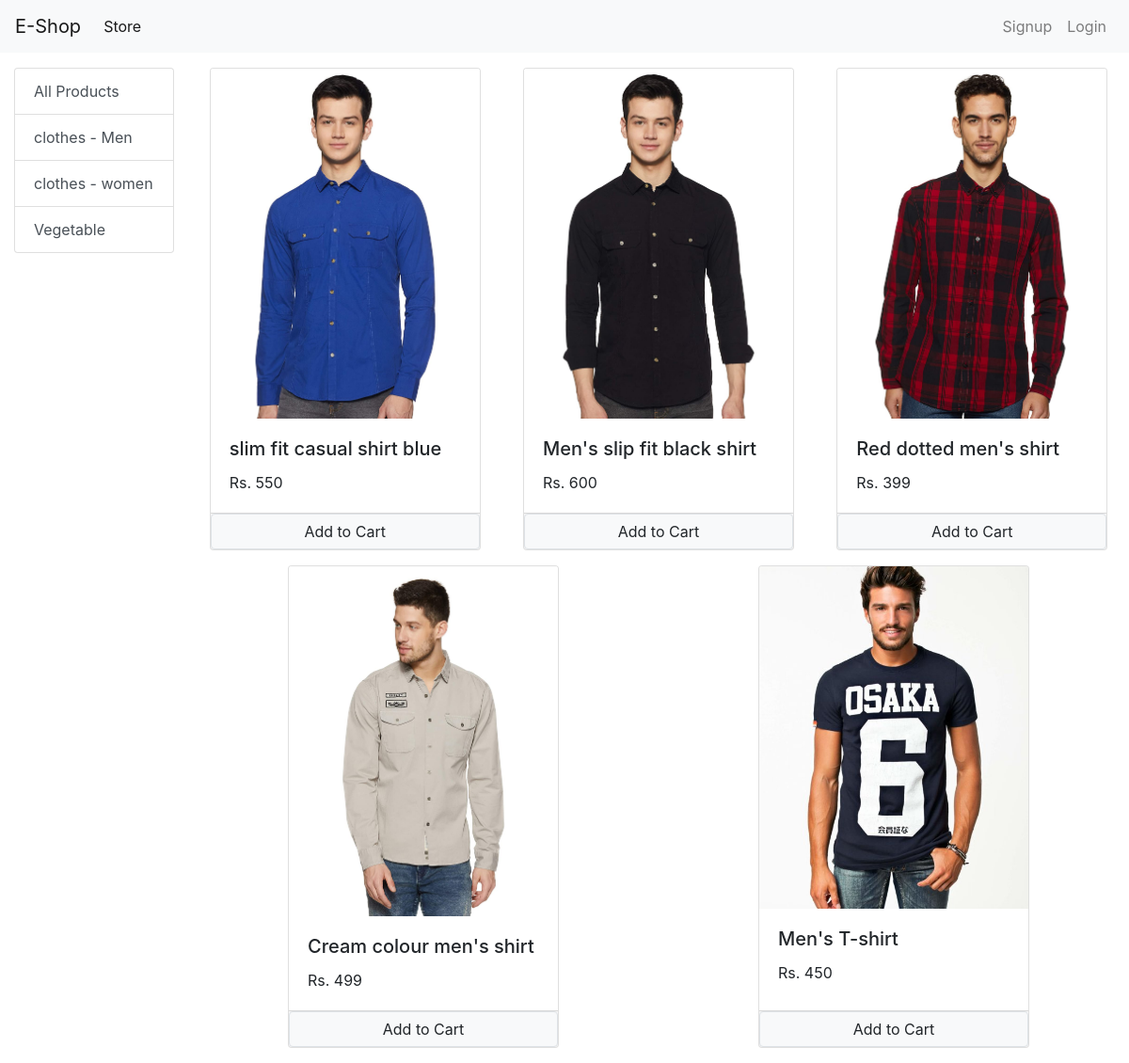
/?category=1, run on the app's committed database.
### store/models.py (models this page shows, shortened)
class Category(models.Model):
    name = models.CharField(max_length=50)
    def __str__(self):
        return self.name
    @staticmethod
    def get_all_category():
        return Category.objects.all()

class Product(models.Model):
    name = models.CharField(max_length=50)
    price = models.IntegerField(default=0)
    category = models.ForeignKey(Category, on_delete=models.CASCADE, default=1)
    description = models.CharField(max_length=200, default='')
    image = models.ImageField(upload_to='uploads/products/')
    @staticmethod
    def get_all_products_by_category_id(category_id):
        print(f"inside func with id-- {category_id}")
        if category_id:
            return Product.objects.filter(category = category_id)
        else:
            return Product.get_all_products()

### store/views.py (the view, shortened to what this page needs)
# urls.py: path('', Index_page.as_view(), name="index"),
class Index_page(View):
    def get(self, request):
        print(f"Request method ===== {request.method}")
        cart = request.session.get('cart')
        if not cart:
            request.session['cart'] = {}
        products = None
        categories = Category.get_all_category()
        category_id = request.GET.get('category')
        print(f"category id = {category_id}")
        if category_id:
            products = Product.get_all_products_by_category_id(category_id)
        else:
            products = Product.get_all_products()
        data = {}
        data['products'] = products
        data['categories'] = categories
        print(f"Email id customer : {request.session.get('email')}")
        print(f"Data are == {data}")
        return render(request, 'index.html',data)

### store/templatetags/cart.py (called while the page is built)
@register.filter(name='is_in_cart')
def is_in_cart(product, cart):
    keys = cart.keys()
    for id in keys:
        if int(id) == product.id:
            return True
    return False

### store/templatetags/custom_filter.py (called while the page is built)
@register.filter(name='currency')
def currency(number):
    return "Rs. "+str(number)

### store/templates/index.html (shortened to what this page needs)
{% extends 'base.html' %}
{% block content %}
{% load cart %}
{% load custom_filter %}
<div class="container-fluid mt-3">
    <div class="row">
        <div class="col-lg-2 mx-auto">
            <ul class="list-group">
                <a href="/" class="list-group-item list-group-item-action">All Products</a>
                {% for category in categories %}
                <a href="/?category={{category.id}}" class="list-group-item list-group-item-action">{{category.name}}</a>
                {% endfor %}
            </ul>
        </div>
        <div id="products" class="col-lg-10 mx-auto">
            <div class="row">
                {% for product in products %}
                <div class="card mx-auto mb-3" id="{{product.id}}" style="width: 18rem;">
                    <img class="card-img-top" src="{{product.image.url}}" alt="Card image cap">
                    <div class="card-body">
                        <h5 class="card-title">{{product.name}}</h5>
                        <p class="card-text">{{product.price|currency}}</p>
                    </div>
                    <div class="card-footer p-0">
                        {% if product|is_in_cart:request.session.cart %}
                            <div class="row no-gutters">
                                <form action="/#{{product.id}}" method="post" class="col-2">
                                    {% csrf_token %}
                                    <input type="text" name="product_id" value='{{product.id}}' hidden>
                                    <input type="text" name="remove" value='True' hidden>
                                    <input type="submit" value=" - " class="btn btn-block btn-secondary">
                                </form>
                                <div class="text-center col">{{product|cart_quantity:request.session.cart}} in Cart</div>
                                <form action="/#{{product.id}}" method="post" class="col-2">
                                    {% csrf_token %}
                                    <input type="text" name="product_id" value='{{product.id}}' hidden>
                                    <input type="submit" value=" + " class="btn btn-block btn-secondary">
                                </form>
                            </div>
                        {% else %}
                            <form action="/#{{product.id}}" method="post" class="btn-block">
                                <input type="submit" value="Add to Cart" class="float-right btn btn-light border form-control">
                            </form>
                        {% endif %}
                    </div>
                </div>
                {% endfor %}
            </div>
        </div>
    </div>
</div>
{% endblock content %}

### data on the page
Category: name "clothes - Men"
Category: name "clothes - women"
Category: name "Vegetable"
Product: image (picture), name "slim fit casual shirt blue", price "Rs. 550"
Product: image (picture), name "Men's slip fit black shirt", price "Rs. 600"
Product: image (picture), name "Red dotted men's shirt", price "Rs. 399"
Product: image (picture), name "Cream colour men's shirt", price "Rs. 499"
Product: image (picture), name "Men's T-shirt", price "Rs. 450"
